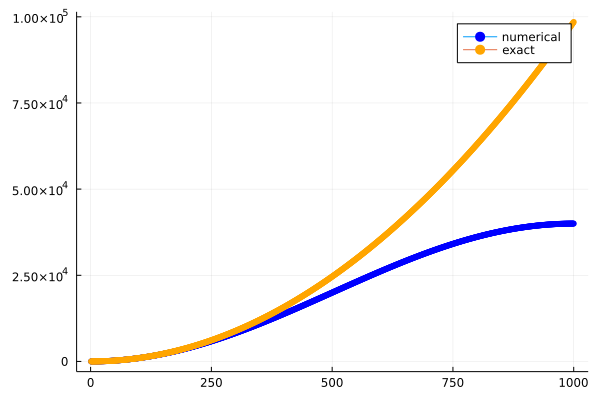

The script that saved this image:
using Plots
using LinearAlgebra

function make_h1d(N, a)
	mat_H = zeros(Float64, N, N)
	vec_V = zeros(Float64, N)

	for i ∈ 1:N
		for dx ∈ -1:1
			j = i + dx
			v = 0.0

			if dx == 0
				v = (2/a^2 + vec_V[i])
			elseif dx == -1
				v = -1/a^2
			elseif dx == 1
				v = -1/a^2
			end

			if 1 <= j <= N
				mat_H[i, j] = v
			end
		end
	end
	return mat_H
end

N = 1000
a = 0.01

mat_H = make_h1d(N, a)
ε, ψ = eigen(mat_H)

integers = Int64[]
for i ∈ 1:N
	append!(integers, i)
end

plot(integers[1:N], ε[1:N], label="numerical", marker=:circle, mc=:blue, msc=:blue)




# exact solution -------------------

E = Float64[]

for i ∈ integers
		Ei = (π / (a * (N+1)))^2 * i^2
	append!(E, Ei)
end

plot!(integers, E, label="exact", marker=:circle, mc=:orange, msc=:orange)

savefig("infinite_ido.png")
